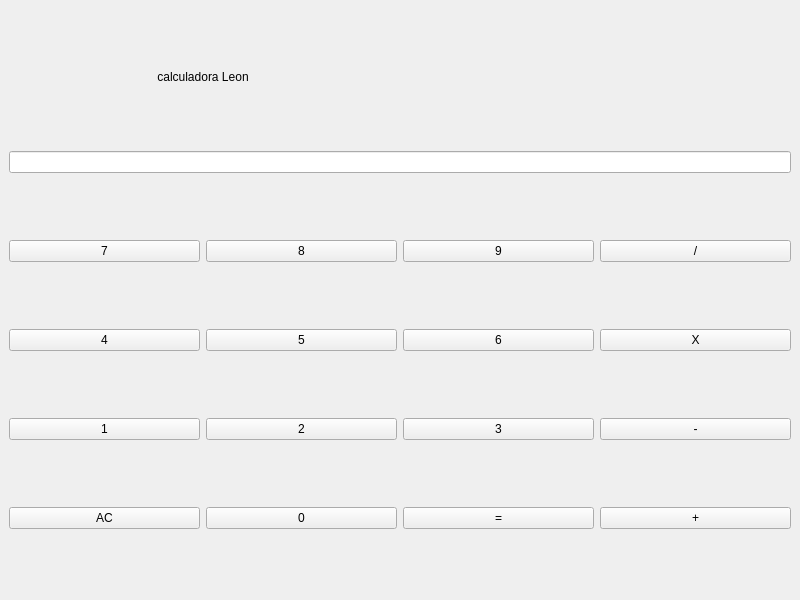
<?xml version="1.0" encoding="UTF-8"?>
<ui version="4.0">
 <class>MainWindow</class>
 <widget class="QMainWindow" name="MainWindow">
  <property name="geometry">
   <rect>
    <x>0</x>
    <y>0</y>
    <width>800</width>
    <height>600</height>
   </rect>
  </property>
  <property name="windowTitle">
   <string>Calculadora</string>
  </property>
  <widget class="QWidget" name="centralwidget">
   <layout class="QGridLayout" name="gridLayout">
    <item row="3" column="0">
     <widget class="QPushButton" name="cuatro">
      <property name="text">
       <string>4</string>
      </property>
     </widget>
    </item>
    <item row="4" column="2">
     <widget class="QPushButton" name="tres">
      <property name="text">
       <string>3</string>
      </property>
     </widget>
    </item>
    <item row="3" column="1">
     <widget class="QPushButton" name="cinco">
      <property name="text">
       <string>5</string>
      </property>
     </widget>
    </item>
    <item row="2" column="1">
     <widget class="QPushButton" name="ocho">
      <property name="text">
       <string>8</string>
      </property>
     </widget>
    </item>
    <item row="2" column="0">
     <widget class="QPushButton" name="siete">
      <property name="text">
       <string>7</string>
      </property>
     </widget>
    </item>
    <item row="0" column="0" colspan="2">
     <widget class="QLabel" name="label">
      <property name="sizePolicy">
       <sizepolicy hsizetype="Preferred" vsizetype="Fixed">
        <horstretch>0</horstretch>
        <verstretch>0</verstretch>
       </sizepolicy>
      </property>
      <property name="text">
       <string>calculadora Leon</string>
      </property>
      <property name="alignment">
       <set>Qt::AlignCenter</set>
      </property>
     </widget>
    </item>
    <item row="4" column="1">
     <widget class="QPushButton" name="dos">
      <property name="text">
       <string>2</string>
      </property>
     </widget>
    </item>
    <item row="3" column="2">
     <widget class="QPushButton" name="seis">
      <property name="text">
       <string>6</string>
      </property>
     </widget>
    </item>
    <item row="4" column="0">
     <widget class="QPushButton" name="uno">
      <property name="text">
       <string>1</string>
      </property>
     </widget>
    </item>
    <item row="2" column="2">
     <widget class="QPushButton" name="nueve">
      <property name="text">
       <string>9</string>
      </property>
     </widget>
    </item>
    <item row="5" column="1">
     <widget class="QPushButton" name="cero">
      <property name="text">
       <string>0</string>
      </property>
     </widget>
    </item>
    <item row="2" column="3">
     <widget class="QPushButton" name="division">
      <property name="text">
       <string>/</string>
      </property>
     </widget>
    </item>
    <item row="3" column="3">
     <widget class="QPushButton" name="multiplicacion">
      <property name="text">
       <string>X</string>
      </property>
     </widget>
    </item>
    <item row="4" column="3">
     <widget class="QPushButton" name="menos">
      <property name="text">
       <string>-</string>
      </property>
     </widget>
    </item>
    <item row="5" column="2">
     <widget class="QPushButton" name="igual">
      <property name="text">
       <string>=</string>
      </property>
     </widget>
    </item>
    <item row="5" column="3">
     <widget class="QPushButton" name="mas">
      <property name="text">
       <string>+</string>
      </property>
     </widget>
    </item>
    <item row="1" column="0" colspan="4">
     <widget class="QLineEdit" name="lineEdit"/>
    </item>
    <item row="5" column="0">
     <widget class="QPushButton" name="AC">
      <property name="text">
       <string>AC</string>
      </property>
     </widget>
    </item>
   </layout>
  </widget>
 </widget>
 <resources/>
 <connections/>
</ui>
